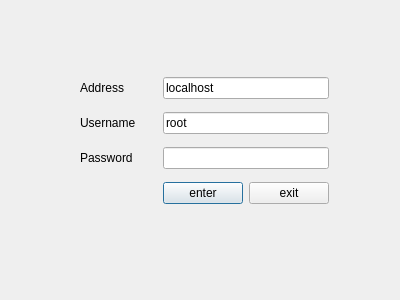
<?xml version="1.0" encoding="UTF-8"?>
<ui version="4.0">
    <class>Login</class>
    <widget class="QDialog" name="Login">
        <property name="geometry">
            <rect>
                <x>0</x>
                <y>0</y>
                <width>400</width>
                <height>300</height>
            </rect>
        </property>
        <property name="maximumSize">
            <size>
                <width>400</width>
                <height>300</height>
            </size>
        </property>
        <property name="windowTitle">
            <string>Login</string>
        </property>
        <property name="layoutDirection">
            <enum>Qt::LeftToRight</enum>
        </property>
        <widget class="QWidget" name="layoutWidget">
            <property name="geometry">
                <rect>
                    <x>80</x>
                    <y>70</y>
                    <width>249</width>
                    <height>142</height>
                </rect>
            </property>
            <layout class="QGridLayout" name="gridLayout">
                <item row="1" column="1">
                    <widget class="QLineEdit" name="username">
                        <property name="text">
                            <string>root</string>
                        </property>
                        <property name="maxLength">
                            <number>32769</number>
                        </property>
                    </widget>
                </item>
                <item row="2" column="0">
                    <widget class="QLabel" name="label_3">
                        <property name="text">
                            <string>Password</string>
                        </property>
                    </widget>
                </item>
                <item row="0" column="1">
                    <widget class="QLineEdit" name="address">
                        <property name="text">
                            <string>localhost</string>
                        </property>
                    </widget>
                </item>
                <item row="2" column="1">
                    <widget class="QLineEdit" name="password">
                        <property name="maxLength">
                            <number>10</number>
                        </property>
                        <property name="frame">
                            <bool>true</bool>
                        </property>
                        <property name="echoMode">
                            <enum>QLineEdit::Password</enum>
                        </property>
                    </widget>
                </item>
                <item row="0" column="0">
                    <widget class="QLabel" name="label">
                        <property name="text">
                            <string>Address</string>
                        </property>
                    </widget>
                </item>
                <item row="1" column="0">
                    <widget class="QLabel" name="label_2">
                        <property name="text">
                            <string>Username</string>
                        </property>
                    </widget>
                </item>
                <item row="3" column="0">
                    <spacer name="horizontalSpacer">
                        <property name="orientation">
                            <enum>Qt::Horizontal</enum>
                        </property>
                        <property name="sizeHint" stdset="0">
                            <size>
                                <width>40</width>
                                <height>20</height>
                            </size>
                        </property>
                    </spacer>
                </item>
                <item row="3" column="1">
                    <layout class="QHBoxLayout" name="horizontalLayout">
                        <item>
                            <widget class="QPushButton" name="enter">
                                <property name="text">
                                    <string>enter</string>
                                </property>
                            </widget>
                        </item>
                        <item>
                            <widget class="QPushButton" name="exit">
                                <property name="text">
                                    <string>exit</string>
                                </property>
                            </widget>
                        </item>
                    </layout>
                </item>
            </layout>
        </widget>
    </widget>
    <tabstops>
        <tabstop>address</tabstop>
        <tabstop>username</tabstop>
        <tabstop>password</tabstop>
        <tabstop>enter</tabstop>
        <tabstop>exit</tabstop>
    </tabstops>
    <resources/>
    <connections/>
</ui>
